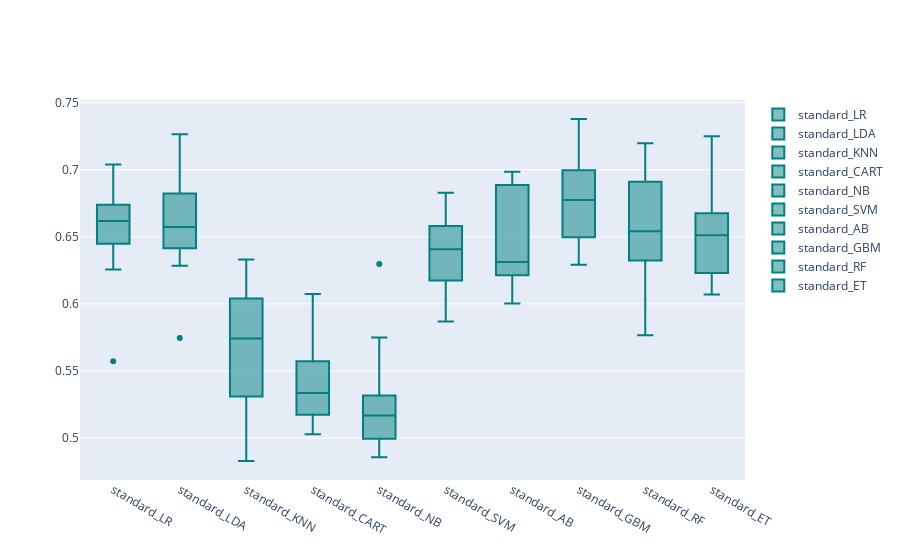

The notebook cell saved with this chart:
### Code cell
models = GetScaledModel('standard')
names,results = BasedLine2(X_train, y_train, models)
PlotBoxR().PlotResult(names, results)

### Figure 1 — Plotly figure (JSON) as saved in the notebook; plotly's stock layout.template omitted (floating-point values rounded to 4 significant figures)
{"data": [{"marker": {"color": "rgb(0, 128, 128)"}, "name": "standard_LR", "y": [0.6594, 0.674, 0.7039, 0.6546, 0.6256, 0.6837, 0.6701, 0.6644, 0.6449, 0.5572], "type": "box"}, {"marker": {"color": "rgb(0, 128, 128)"}, "name": "standard_LDA", "y": [0.6823, 0.7084, 0.7264, 0.6515, 0.6285, 0.6652, 0.6566, 0.6415, 0.6579, 0.5745], "type": "box"}, {"marker": {"color": "rgb(0, 128, 128)"}, "name": "standard_KNN", "y": [0.604, 0.6279, 0.604, 0.6332, 0.4829, 0.5514, 0.5969, 0.5455, 0.5242, 0.531], "type": "box"}, {"marker": {"color": "rgb(0, 128, 128)"}, "name": "standard_CART", "y": [0.5573, 0.5173, 0.5911, 0.5416, 0.5441, 0.5255, 0.6074, 0.503, 0.519, 0.5076], "type": "box"}, {"marker": {"color": "rgb(0, 128, 128)"}, "name": "standard_NB", "y": [0.5247, 0.5091, 0.5023, 0.5751, 0.6298, 0.4901, 0.4994, 0.5314, 0.5318, 0.4858], "type": "box"}, {"marker": {"color": "rgb(0, 128, 128)"}, "name": "standard_SVM", "y": [0.6411, 0.6477, 0.658, 0.6797, 0.6154, 0.6828, 0.6174, 0.6404, 0.6387, 0.5869], "type": "box"}, {"marker": {"color": "rgb(0, 128, 128)"}, "name": "standard_AB", "y": [0.6985, 0.6214, 0.6885, 0.6304, 0.6566, 0.6008, 0.6931, 0.6237, 0.6321, 0.6003], "type": "box"}, {"marker": {"color": "rgb(0, 128, 128)"}, "name": "standard_GBM", "y": [0.7378, 0.6967, 0.7241, 0.6996, 0.6733, 0.6497, 0.6817, 0.6598, 0.6291, 0.6345], "type": "box"}, {"marker": {"color": "rgb(0, 128, 128)"}, "name": "standard_RF", "y": [0.6352, 0.6673, 0.7197, 0.7005, 0.691, 0.5923, 0.6478, 0.6603, 0.6324, 0.5766], "type": "box"}, {"marker": {"color": "rgb(0, 128, 128)"}, "name": "standard_ET", "y": [0.6601, 0.6675, 0.665, 0.7249, 0.6818, 0.6423, 0.6342, 0.6164, 0.6231, 0.607], "type": "box"}], "layout": {}}
